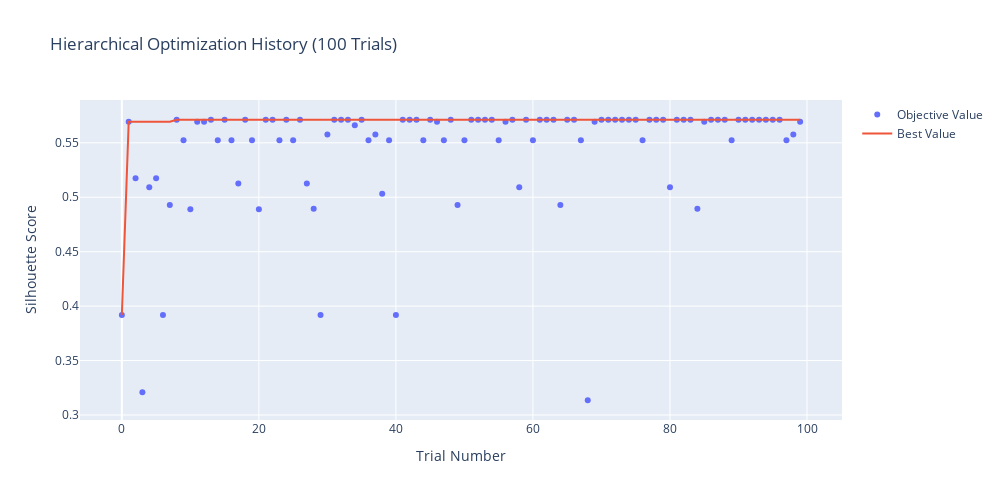

Source (notebook cell):
### Code cell
# Cell 8.3: Optuna Optimization History - Hierarchical
"""
Visualize how Hierarchical optimization improved over 100 trials.
"""
fig = vis.plot_optimization_history(study_hc)
fig.update_layout(
    title="Hierarchical Optimization History (100 Trials)",
    xaxis_title="Trial Number",
    yaxis_title="Silhouette Score",
    width=1000,
    height=500
)
fig.show()
